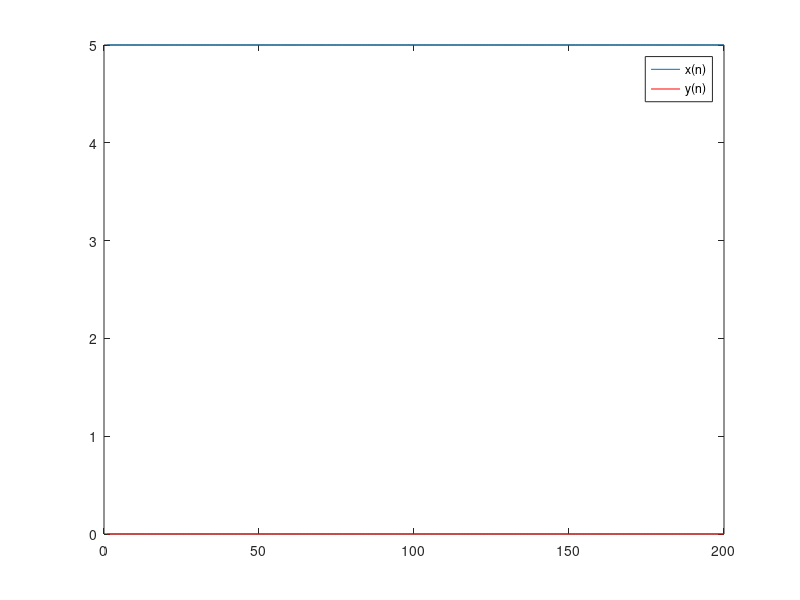

Write MATLAB code to recreate this figure.
formula=input('Enter Formula in terms of n: ','s');
for n=0:1:199
    ninline=inline(formula,'n');
    xofn(n+1)=feval(ninline,n);
end
for n=0:1:199
    if n==0
        yofn(n+1)=(-1.5*xofn(n+1))+(2*xofn(n+2))-(0.5*xofn(n+3));
    elseif (n>0) && (n<=198)
        yofn(n+1)=(0.5*xofn(n+2))-(0.5*xofn(n));
    else
        yofn(n+1)=(1.5*xofn(n+1))-(2*xofn(n))+(0.5*xofn(n-1));
    end
end

n=1:200;
plot(n,xofn)
hold on
plot(n,yofn,'r')
legend('x(n)','y(n)')
